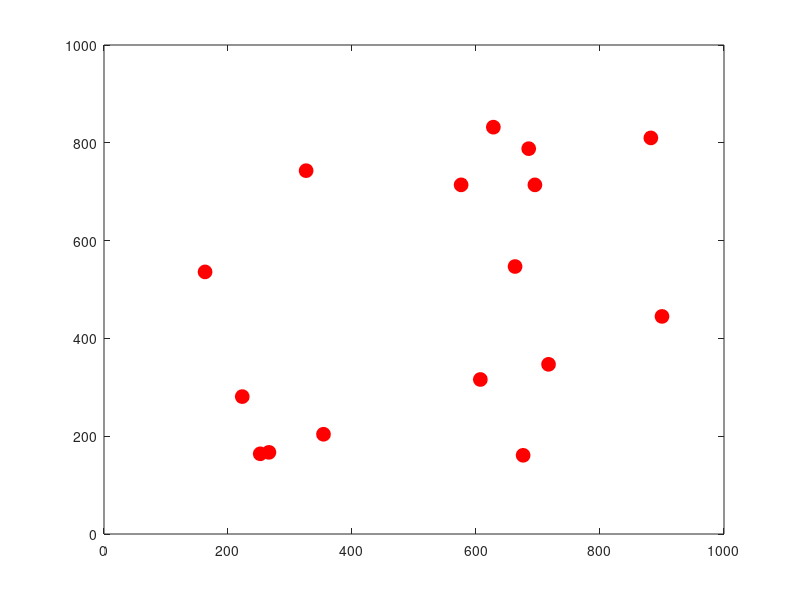

The MATLAB script that drew this image: (Note: this script raises an error after producing the figure.)
axis([0 1000 0 1000]);  % Set the window size to 1000
DELAY=0.5;
DELAY1=0.45;

% Define parameters for 16 intersections
intersection_coordinates = randi([100, 900], 16, 2);  % Randomly generate coordinates for 16 intersections

% Plot the intersections
for i = 1:size(intersection_coordinates, 1)
    plot(intersection_coordinates(i, 1), intersection_coordinates(i, 2), 'ro', 'MarkerSize', 10, 'MarkerFaceColor', 'r');
    hold on;
end

num_vehicles = 50;

for vehicle = 1:num_vehicles
    [x1, y1] = ginput(2);              % Take input from user for each vehicle's path
    line(x1, y1, 'color', 'black');    % Draw the line (Road)
    hold on ; 
    
    % Randomly select an intersection for each vehicle
    intersection_index = randi([1, size(intersection_coordinates, 1)]);
    intersection_x = intersection_coordinates(intersection_index, 1);
    intersection_y = intersection_coordinates(intersection_index, 2);
    
    rnd_speed=randi([10,20],1,1);
    dist_line=sqrt((x1(2)-x1(1))^2+(y1(2)-y1(1))^2);     % Distance between 2 points is calculated
    speed_new=round(dist_line/rnd_speed);                % This is the new speed for the vehicle
    
    point1=linspace(x1(1),x1(2),speed_new);  % Random speed is given by taking new speed number of points in a linspace
    point2=linspace(y1(1),y1(2),speed_new);
    
    vehicle_plot = plot(point1(1), point2(1), 's', 'MarkerFaceColor', 'red');  % Plot vehicle on the road
    title('V2V and V2I connectivity simulation');   % Title is given to the figure

    for k = 1:speed_new
        vehicle_plot.XData = point1(k);  % Vehicle's x co-ordinate
        vehicle_plot.YData = point2(k);  % Vehicle's y co-ordinate
        
        % Check if the vehicle is within range of any intersection
        intersection_distance = sqrt((intersection_x - point1(k))^2 + (intersection_y - point2(k))^2);
        if intersection_distance <= 100  % If the distance is within 100 m
            line1 = plot([point1(k), intersection_x], [point2(k), intersection_y], '--', 'color', 'red');  % Show connectivity between vehicle and intersection
            pause(0.3);  % Delay of 0.3
            set(line1, 'Visible', 'off');  % Visibility property of line is set to 'off'
        end
        
        pause(DELAY1);  % Delay of 0.45
    end
    
    set(vehicle_plot, 'Visible', 'off');  % Visibility property of vehicle's position is set to 'off'
end

hold off;
